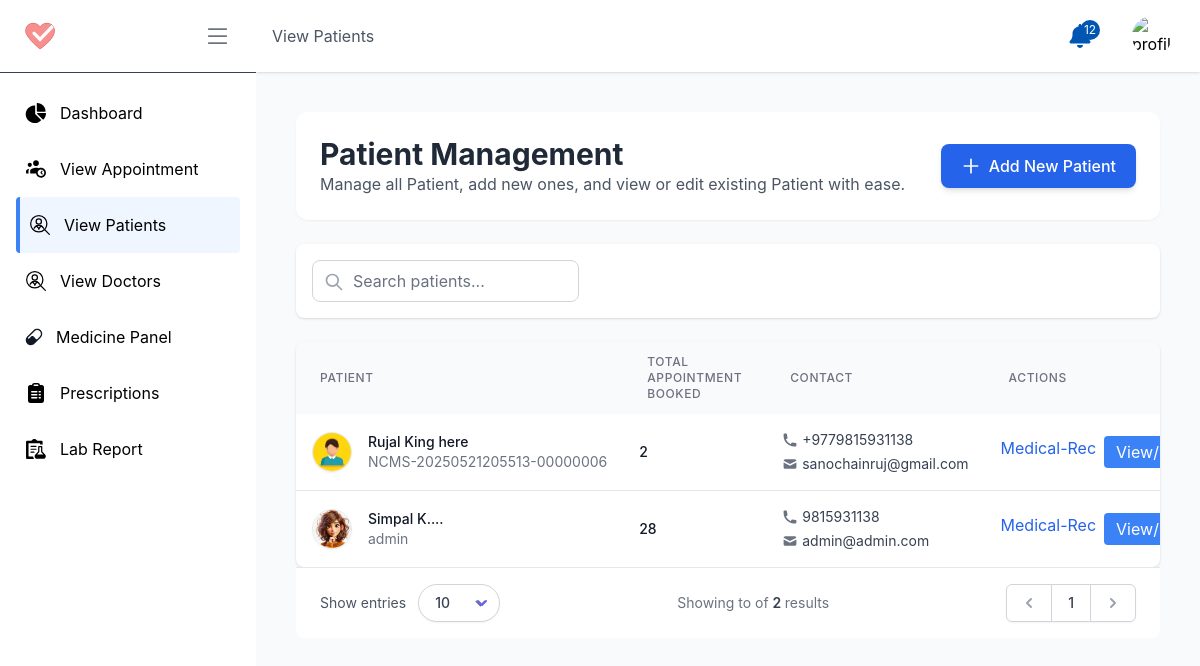
/m/view-patients/, run on an earlier commit of the app's database.
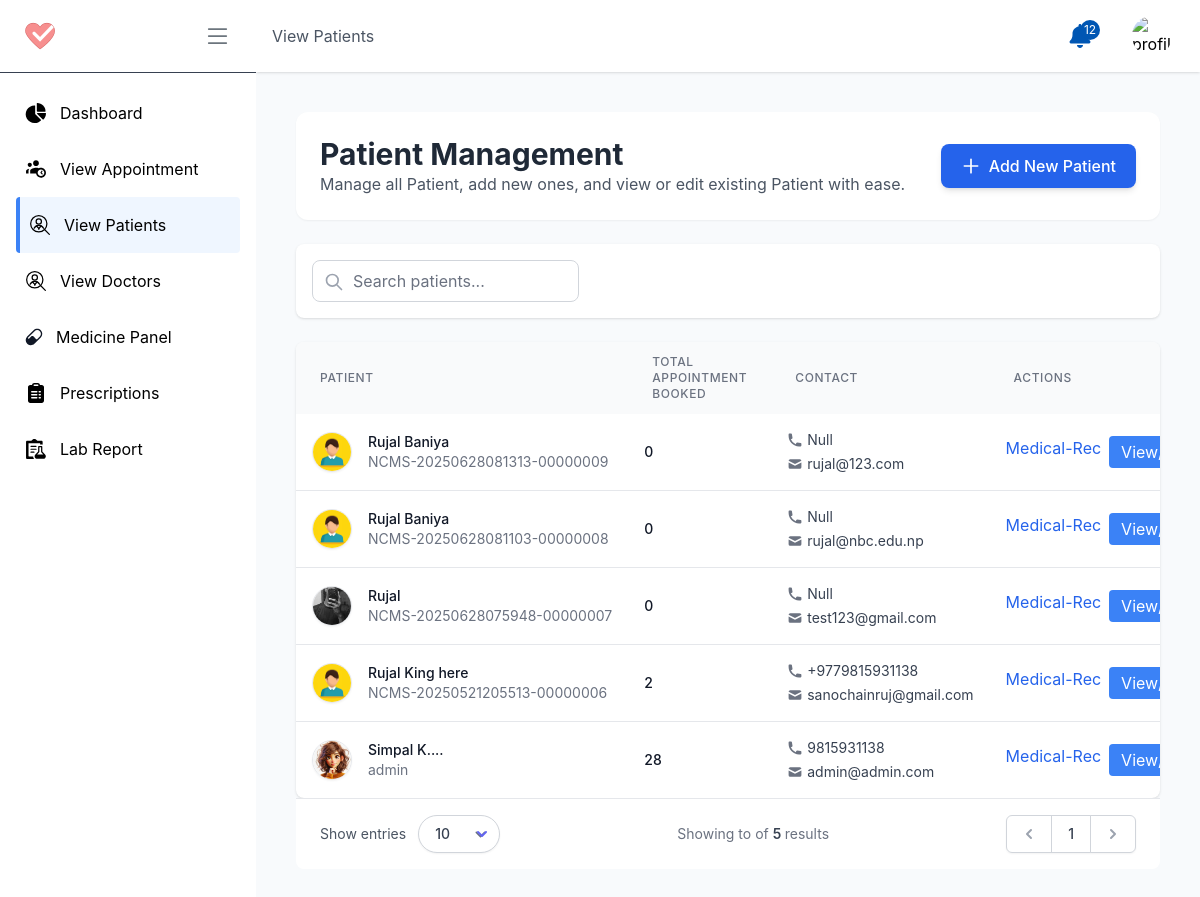
And on a later commit of the database.
### account/models.py (models this page shows, shortened)
class Profile(models.Model):
    user = models.OneToOneField(User, on_delete=models.CASCADE, related_name="profile")
    role = models.CharField(max_length=10, choices=USER_ROLES, default='patient')
    profile_pic = models.ImageField(upload_to='profile_pictures/', default='profile_pictures/default.jpg')
    phone_regex = RegexValidator(regex=r'^\+?1?\d{9,15}$', message="Phone number must be entered in the format: '+999999999'. Up to 15 digits allowed.")
    ph_number = models.CharField(validators=[phone_regex], max_length=16, blank=True) # validators should be a list
    address = models.CharField(max_length=255, blank=True)
    date_of_birth = models.DateField(null=True, blank=True)
    gender = models.CharField(max_length=10, choices=[('male', 'Male'), ('female', 'Female'), ('other', 'Other')], blank=True)
    email_notification = models.BooleanField(default=True)
    sms_notification = models.BooleanField(default=True)
    reminders = models.BooleanField(default=True)
    created_at = models.DateTimeField(auto_now_add=True)
    updated_at = models.DateTimeField(auto_now=True)
    is_active = models.BooleanField(default=True)
    is_verified = models.BooleanField(default=False)

### management/views.py (the view)
# urls.py: path('view-patients/', ViewPatients, name='ViewPatients_d'),
def ViewPatients(request):
    patients = Profile.objects.filter(role='patient').order_by('-created_at')
    per_page = int(request.GET.get('per_page', 10))
    paginator = Paginator(patients, per_page)
    page_num = request.GET.get('page')
    try:
        page_obj = paginator.page(page_num)
    except PageNotAnInteger:
        page_obj = paginator.page(1)
    except EmptyPage:
        page_obj = paginator.page(paginator.num_pages)
    per_page_options = [10, 25, 50, 100]
    context = {
        'patients': page_obj,
        'paginator': paginator,
        'per_page': per_page,
        'per_page_options': per_page_options,
    }
    return render(request, 'pages/management/view_patients.html', context)

### home/templatetags/url_resolver.py (called while the page is built)
@register.simple_tag
def role_to_url(role, destination):
    try:
        return reverse(f"{role}:{destination}")
    except NoReverseMatch:
        return "#"  # fallback URL if the view is not found

### templates/pages/management/view_patients.html (shortened to what the changed rows need)
{% extends "pages/management/M_base.html" %}
{% load static %}
{% block content %}
  <div class="flex h-screen overflow-hidden">
      <div class="flex-1 overflow-y-auto">
          <div class="p-6 lg:p-10 w-full">
              <div class="mb-6 bg-white rounded-xl p-6 shadow-sm">
                <div class="flex flex-col md:flex-row md:items-center md:justify-between">
                    <div class="mb-4 md:mb-0">
                        <h2 class="text-3xl font-bold text-gray-800">Patient Management</h2>
                    </div>
                </div>
            </div>
              <div class="bg-white rounded-lg shadow overflow-hidden">
                  <div class="overflow-x-auto">
                      <table class="w-full">
                          <thead class="bg-gray-50">
                              <tr>
                                  <th
                                      class="px-6 py-3 text-left text-xs font-medium text-gray-500 uppercase tracking-wider">
                                      Patient</th>
                                  <th
                                      class="px-6 py-3 text-left text-xs font-medium text-gray-500 uppercase tracking-wider">
                                      Total Appointment Booked</th>
                                  <th
                                      class="px-6 py-3 text-left text-xs font-medium text-gray-500 uppercase tracking-wider">
                                    Contact</th>
                                  <th
                                      class="px-6 py-3 text-left text-xs font-medium text-gray-500 uppercase tracking-wider">
                                      Actions</th>
                              </tr>
                          </thead>
                          <tbody id="patientTableBody" class="divide-y divide-gray-200">
                              {% for each_P in patients %}
                                  <tr class="hover:bg-gray-50 transition-all duration-200" >
                                      <td class="table-cell px-4 py-4 whitespace-nowrap doctor-details"
                                          title="View Profile" data-patient="{{ each_P.user.first_name }}" >
                                          <a href="{% url 'ViewPatientsRecords' each_P.user.username %}" target="_blank_" class="bg-indigo-600 hover:bg-indigo-800">
                                              <div class="flex items-center">
                                                  <div class="flex-shrink-0 h-10 w-10">
                                                      <img class="h-10 w-10 rounded-full object-cover shadow-sm border border-gray-200 transition-transform duration-200 hover:scale-110"
                                                          src="{{ each_P.profile_pic.url }}"
                                                          alt="{{ each_P.user.first_name}}">
                                                  </div>
                                                  <div class="ml-4">
                                                      <p class="text-sm font-medium text-gray-900" data-doctor="{{ each_P.user.first_name }}"  >{{ each_P.user.first_name }}
                                                      </p>
                                                      <div class="text-sm text-gray-500" data-specialization='{{ each_P.user.username }}' >{{ each_P.user.username }}</div>
                                                  </div>
                                              </div>
                                          </a>
                                      </td>
                                      <td class="table-cell px-4 py-4 whitespace-nowrap doctor-details">
                                          <p class="text-sm font-medium text-gray-900" data-patient="{{ each_P.user.first_name }}" >
                                              {{ each_P.patients_appointments.count }}
                                          </p>
                                      </td>
                                      <td class="table-cell px-4 py-4 whitespace-nowrap">
                                          <div class="flex flex-col">
                                              <div class="flex items-center mb-1">
                                                  <span class="text-sm text-gray-700">{{ each_P.ph_number|default:"Null" }}</span>
                                              </div>
                                              <div class="flex items-center">
                                                  <svg xmlns="http://www.w3.org/2000/svg" class="h-4 w-4 text-gray-500 mr-1" viewBox="0 0 20 20" fill="currentColor">
                                                      <path d="M2.003 5.884L10 9.882l7.997-3.998A2 2 0 0016 4H4a2 2 0 00-1.997 1.884z" />
                                                      <path d="M18 8.118l-8 4-8-4V14a2 2 0 002 2h12a2 2 0 002-2V8.118z" />
                                                  </svg>
                                                  <span class="text-sm text-gray-700">{{ each_P.user.email|default:'Null' }}</span>
                                              </div>
                                          </div>
                                      </td>
                                      <td class="px-4 py-4 whitespace-nowrap">
                                          <div class="flex space-x-2">
                                              <a href="{% url 'ViewPatientsRecords' each_P.user.username %}" target="_blank"
                                                  class="text-blue-600 hover:text-blue-800 transition-colors">
                                                  <span class="">Medical-Rec</span>
                                              </a>
                                              <button class="bg-blue-500 text-white px-3 py-1 rounded patient-modal-trigger" data-username="{{ each_P.user.username }}">
                                                  View/Edit
                                                </button>
                                          </div>
                                      </td>
                                  </tr>
                              {% empty %}
                                  <tr class="col-span-full text-gray-500">
                                      <td>
                                          No Patients Found
                                      </td>
                                  </tr>
                              {% endfor %}
                          </tbody>
                      </table>
                  </div>
              </div>
              <div class="bg-white border-t border-gray-200 rounded-b-lg">
                  <div class="flex flex-col lg:flex-row items-center justify-between py-4 px-4 md:px-6 space-y-4 lg:space-y-0">
                  <div class="hidden sm:block text-center lg:text-left text-sm text-gray-500">
                      Showing
                      to
                      of
                      <span class="font-semibold text-gray-700">
                      {{ paginator.count }}
                      </span>
                      results
                  </div>
                  <div class="w-full lg:w-auto flex justify-center lg:justify-end">
                      <nav class="relative z-0 inline-flex shadow-sm -space-x-px rounded-md" aria-label="Pagination">
                      {% if appointments.has_previous %}
                          <a href="?page={{ appointments.previous_page_number }}&per_page={{ per_page }}"
                          class="relative inline-flex items-center px-3 py-2 rounded-l-md border border-gray-300 bg-white text-sm font-medium text-gray-700 hover:bg-gray-50 transition duration-150">
                          <span class="sr-only">Previous</span>
                          <svg class="h-5 w-5" fill="currentColor" viewBox="0 0 20 20">
                              <path fill-rule="evenodd"
                                  d="M12.707 5.293a1 1 0 010 1.414L9.414 10l3.293 3.293a1 1 0
                                      01-1.414 1.414l-4-4a1 1 0
                                      010-1.414l4-4a1 1 0 011.414 0z"
                                  clip-rule="evenodd"/>
                          </svg>
                          </a>
                      {% else %}
                          <span class="relative inline-flex items-center px-3 py-2 rounded-l-md border border-gray-300 bg-white text-sm font-medium text-gray-400 cursor-not-allowed disabled:opacity-50">
                          <svg class="h-5 w-5" fill="currentColor" viewBox="0 0 20 20">
                              <path fill-rule="evenodd"
                                  d="M12.707 5.293a1 1 0 010 1.414L9.414 10l3.293 3.293a1 1 0
                                      01-1.414 1.414l-4-4a1 1 0
                                      010-1.414l4-4a1 1 0 011.414 0z"
                                  clip-rule="evenodd"/>
                          </svg>
                          </span>
                      {% endif %}
                      {% for num in paginator.page_range %}
                          {% if num >= appointments.number|add:-2 and num <= appointments.number|add:2 %}
                          {% if num == appointments.number %}
                              <span aria-current="page"
                                  class="relative inline-flex items-center px-4 py-2 border border-indigo-500 bg-indigo-50 text-sm font-medium text-indigo-600">
                              {{ num }}
                              </span>
                          {% else %}
                              <a href="?page={{ num }}&per_page={{ per_page }}"
                              class="relative inline-flex items-center px-4 py-2 border border-gray-300 bg-white text-sm font-medium text-gray-700 hover:bg-gray-50 transition duration-150">
                              {{ num }}
                              </a>
                          {% endif %}
                          {% elif num == 1 or num == paginator.num_pages %}
                          <a href="?page={{ num }}&per_page={{ per_page }}"
                              class="relative inline-flex hidden md:inline-flex items-center px-4 py-2 border border-gray-300 bg-white text-sm font-medium text-gray-700 hover:bg-gray-50 transition duration-150">
                              {{ num }}
                          </a>
                          {% elif num == appointments.number|add:-3 or num == appointments.number|add:3 %}
                          <span class="relative inline-flex hidden md:inline-flex items-center px-4 py-2 border border-gray-300 bg-white text-sm font-medium text-gray-700">
                              …
                          </span>
                          {% endif %}
                      {% endfor %}
                      {% if appointments.has_next %}
                          <a href="?page={{ appointments.next_page_number }}&per_page={{ per_page }}"
                          class="relative inline-flex items-center px-3 py-2 rounded-r-md border border-gray-300 bg-white text-sm font-medium text-gray-700 hover:bg-indigo-50 hover:text-indigo-600 transition duration-150">
                          <span class="sr-only">Next</span>
                          <svg class="h-5 w-5" fill="currentColor" viewBox="0 0 20 20">
                              <path fill-rule="evenodd"
                                  d="M7.293 14.707a1 1 0
                                      010-1.414L10.586 10 7.293 6.707a1 1 0
                                      011.414-1.414l4 4a1 1 0 010 1.414l-4 4a1 1 0
                                      01-1.414 0z"
                                  clip-rule="evenodd"/>
                          </svg>
                          </a>
                      {% else %}
                          <span class="relative inline-flex items-center px-3 py-2 rounded-r-md border border-gray-300 bg-white text-sm font-medium text-gray-400 cursor-not-allowed disabled:opacity-50">
                          <svg class="h-5 w-5" fill="currentColor" viewBox="0 0 20 20">
                              <path fill-rule="evenodd"
                                  d="M7.293 14.707a1 1 0
                                      010-1.414L10.586 10 7.293 6.707a1 1 0
                                      011.414-1.414l4 4a1 1 0 010 1.414l-4 4a1 1 0
                                      01-1.414 0z"
                                  clip-rule="evenodd"/>
                          </svg>
                          </span>
                      {% endif %}
                      </nav>
                  </div>
                  </div>
              </div>
          </div>
      </div>
  </div>
{% endblock content %}

What changed in the data, as far as the page shows it:
added Profile: profile_pic (placeholder picture), user.first_name "Rujal Baniya", user.username "NCMS-20250628081313-00000009", patients_appointments.count "0", ph_number "Null", user.email "rujal@123.com"
added Profile: profile_pic (placeholder picture), user.first_name "Rujal Baniya", user.username "NCMS-20250628081103-00000008", patients_appointments.count "0", ph_number "Null", user.email "rujal@nbc.edu.np"
added Profile: profile_pic (picture), user.first_name "Rujal", user.username "NCMS-20250628075948-00000007", patients_appointments.count "0", ph_number "Null", user.email "test123@gmail.com"
Also different on the page:
{{ paginator.count }}: "2" → "5"
